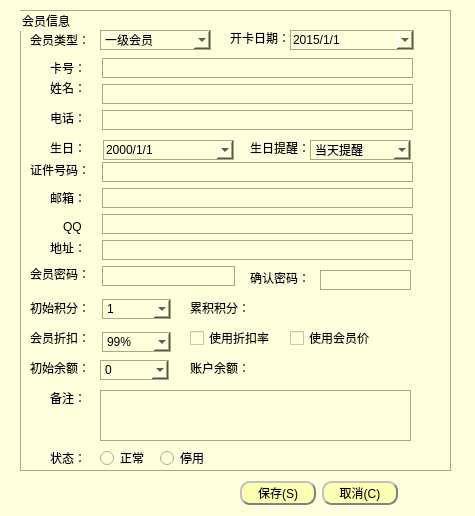
<?xml version="1.0" encoding="UTF-8"?>
<ui version="4.0">
 <class>addmember</class>
 <widget class="QDialog" name="addmember">
  <property name="geometry">
   <rect>
    <x>0</x>
    <y>0</y>
    <width>475</width>
    <height>516</height>
   </rect>
  </property>
  <property name="windowTitle">
   <string>Dialog</string>
  </property>
  <property name="styleSheet">
   <string notr="true">QWidget{
	background-color: rgb(255, 255, 222);	
}

QComboBox{
	border: 1px solid #aaaa7f;
}
QLineEdit{
	border: 1px solid #aaaa7f;
}
QSpinBox{
	border: 1px solid #aaaa7f;
}
QTextEdit{
	border: 1px solid #aaaa7f;
}
QDatetEdit{
	border: 1px solid #aaaa7f;
}
QGroupBox{
	border: 1px solid #aaaa7f;
}
QDateTimeEdit{
	border: 1px solid #aaaa7f;
}


QLabel#label_23,#label_25,#label_26,#label_53,#label_54,#label_55,#label_56{
	color: rgb(255, 0, 0);
}



QPushButton{background-color:rgb(255, 255 , 178);

	color: black;  
	border-radius: 10px; 
	border: 2px groove gray; 
	min-height:20;
 	border-style: outset;
}

QPushButton:hover{background-color: rgb(255, 219, 92);
color: black ;
}

QPushButton:pressed{background-color:rgb(255, 175, 68);

border-style: inset; }</string>
  </property>
  <widget class="QGroupBox" name="groupBox">
   <property name="geometry">
    <rect>
     <x>20</x>
     <y>10</y>
     <width>431</width>
     <height>461</height>
    </rect>
   </property>
   <property name="title">
    <string>会员信息</string>
   </property>
   <widget class="QComboBox" name="comboBox_memberType">
    <property name="geometry">
     <rect>
      <x>80</x>
      <y>20</y>
      <width>111</width>
      <height>20</height>
     </rect>
    </property>
    <item>
     <property name="text">
      <string>一级会员</string>
     </property>
    </item>
    <item>
     <property name="text">
      <string>二级会员</string>
     </property>
    </item>
    <item>
     <property name="text">
      <string>三级会员</string>
     </property>
    </item>
   </widget>
   <widget class="QLineEdit" name="lineEdit_confirmPwd">
    <property name="geometry">
     <rect>
      <x>300</x>
      <y>260</y>
      <width>91</width>
      <height>20</height>
     </rect>
    </property>
   </widget>
   <widget class="QLabel" name="label_22">
    <property name="geometry">
     <rect>
      <x>76</x>
      <y>572</y>
      <width>36</width>
      <height>16</height>
     </rect>
    </property>
    <property name="text">
     <string>备注：</string>
    </property>
   </widget>
   <widget class="QCheckBox" name="checkBox_useMeberPrice">
    <property name="geometry">
     <rect>
      <x>270</x>
      <y>320</y>
      <width>83</width>
      <height>16</height>
     </rect>
    </property>
    <property name="text">
     <string>使用会员价</string>
    </property>
   </widget>
   <widget class="QTextEdit" name="textEdit">
    <property name="geometry">
     <rect>
      <x>80</x>
      <y>380</y>
      <width>311</width>
      <height>51</height>
     </rect>
    </property>
   </widget>
   <widget class="QCheckBox" name="checkBox_useDiscount">
    <property name="geometry">
     <rect>
      <x>170</x>
      <y>320</y>
      <width>83</width>
      <height>16</height>
     </rect>
    </property>
    <property name="text">
     <string>使用折扣率</string>
    </property>
   </widget>
   <widget class="QComboBox" name="comboBox_birthWarning">
    <property name="geometry">
     <rect>
      <x>290</x>
      <y>130</y>
      <width>101</width>
      <height>20</height>
     </rect>
    </property>
    <item>
     <property name="text">
      <string>当天提醒</string>
     </property>
    </item>
    <item>
     <property name="text">
      <string>提前一天</string>
     </property>
    </item>
    <item>
     <property name="text">
      <string>提前两天</string>
     </property>
    </item>
    <item>
     <property name="text">
      <string>提前三天</string>
     </property>
    </item>
    <item>
     <property name="text">
      <string>提前一周</string>
     </property>
    </item>
   </widget>
   <widget class="QLineEdit" name="lineEdit_memberPhone">
    <property name="geometry">
     <rect>
      <x>82</x>
      <y>100</y>
      <width>311</width>
      <height>20</height>
     </rect>
    </property>
   </widget>
   <widget class="QLineEdit" name="lineEdit_userCredit">
    <property name="geometry">
     <rect>
      <x>82</x>
      <y>152</y>
      <width>311</width>
      <height>20</height>
     </rect>
    </property>
   </widget>
   <widget class="QLineEdit" name="lineEdit_email">
    <property name="geometry">
     <rect>
      <x>82</x>
      <y>178</y>
      <width>311</width>
      <height>20</height>
     </rect>
    </property>
   </widget>
   <widget class="QLineEdit" name="lineEdit_qq">
    <property name="geometry">
     <rect>
      <x>82</x>
      <y>204</y>
      <width>311</width>
      <height>20</height>
     </rect>
    </property>
   </widget>
   <widget class="QLineEdit" name="lineEdit_address">
    <property name="geometry">
     <rect>
      <x>82</x>
      <y>230</y>
      <width>311</width>
      <height>20</height>
     </rect>
    </property>
   </widget>
   <widget class="QLabel" name="label_14">
    <property name="geometry">
     <rect>
      <x>10</x>
      <y>350</y>
      <width>60</width>
      <height>16</height>
     </rect>
    </property>
    <property name="text">
     <string>初始余额：</string>
    </property>
   </widget>
   <widget class="QComboBox" name="comboBox_initialBalance">
    <property name="geometry">
     <rect>
      <x>80</x>
      <y>350</y>
      <width>69</width>
      <height>20</height>
     </rect>
    </property>
    <item>
     <property name="text">
      <string>0</string>
     </property>
    </item>
   </widget>
   <widget class="QLabel" name="label_15">
    <property name="geometry">
     <rect>
      <x>170</x>
      <y>290</y>
      <width>60</width>
      <height>16</height>
     </rect>
    </property>
    <property name="text">
     <string>累积积分：</string>
    </property>
   </widget>
   <widget class="QLabel" name="label_16">
    <property name="geometry">
     <rect>
      <x>170</x>
      <y>350</y>
      <width>60</width>
      <height>16</height>
     </rect>
    </property>
    <property name="text">
     <string>账户余额：</string>
    </property>
   </widget>
   <widget class="QRadioButton" name="radioButton">
    <property name="geometry">
     <rect>
      <x>175</x>
      <y>590</y>
      <width>47</width>
      <height>16</height>
     </rect>
    </property>
    <property name="text">
     <string>正常</string>
    </property>
   </widget>
   <widget class="QRadioButton" name="radioButton_2">
    <property name="geometry">
     <rect>
      <x>244</x>
      <y>590</y>
      <width>47</width>
      <height>16</height>
     </rect>
    </property>
    <property name="text">
     <string>停用</string>
    </property>
   </widget>
   <widget class="QLabel" name="label_19">
    <property name="geometry">
     <rect>
      <x>76</x>
      <y>590</y>
      <width>36</width>
      <height>16</height>
     </rect>
    </property>
    <property name="text">
     <string>状态：</string>
    </property>
   </widget>
   <widget class="QLabel" name="label_20">
    <property name="geometry">
     <rect>
      <x>30</x>
      <y>440</y>
      <width>60</width>
      <height>16</height>
     </rect>
    </property>
    <property name="text">
     <string>状态：</string>
    </property>
   </widget>
   <widget class="QRadioButton" name="radioButton_state">
    <property name="geometry">
     <rect>
      <x>80</x>
      <y>440</y>
      <width>89</width>
      <height>16</height>
     </rect>
    </property>
    <property name="text">
     <string>正常</string>
    </property>
   </widget>
   <widget class="QRadioButton" name="radioButton_4">
    <property name="geometry">
     <rect>
      <x>140</x>
      <y>440</y>
      <width>89</width>
      <height>16</height>
     </rect>
    </property>
    <property name="text">
     <string>停用</string>
    </property>
   </widget>
   <widget class="QLabel" name="label_21">
    <property name="geometry">
     <rect>
      <x>30</x>
      <y>380</y>
      <width>31</width>
      <height>16</height>
     </rect>
    </property>
    <property name="text">
     <string>备注：</string>
    </property>
   </widget>
   <widget class="QDateTimeEdit" name="dateTimeEditBirthday">
    <property name="geometry">
     <rect>
      <x>83</x>
      <y>130</y>
      <width>131</width>
      <height>20</height>
     </rect>
    </property>
    <property name="displayFormat">
     <string>yyyy/M/d </string>
    </property>
    <property name="calendarPopup">
     <bool>true</bool>
    </property>
   </widget>
   <widget class="QLabel" name="label_2">
    <property name="geometry">
     <rect>
      <x>10</x>
      <y>22</y>
      <width>60</width>
      <height>16</height>
     </rect>
    </property>
    <property name="text">
     <string>会员类型：</string>
    </property>
   </widget>
   <widget class="QDateTimeEdit" name="dateTimeEdit_begin">
    <property name="geometry">
     <rect>
      <x>270</x>
      <y>20</y>
      <width>124</width>
      <height>20</height>
     </rect>
    </property>
    <property name="date">
     <date>
      <year>2015</year>
      <month>1</month>
      <day>1</day>
     </date>
    </property>
    <property name="displayFormat">
     <string>yyyy/M/d </string>
    </property>
    <property name="calendarPopup">
     <bool>true</bool>
    </property>
   </widget>
   <widget class="QLabel" name="label">
    <property name="geometry">
     <rect>
      <x>210</x>
      <y>20</y>
      <width>60</width>
      <height>16</height>
     </rect>
    </property>
    <property name="text">
     <string>开卡日期：</string>
    </property>
   </widget>
   <widget class="QLabel" name="label_3">
    <property name="geometry">
     <rect>
      <x>30</x>
      <y>50</y>
      <width>36</width>
      <height>16</height>
     </rect>
    </property>
    <property name="text">
     <string>卡号：</string>
    </property>
   </widget>
   <widget class="QLineEdit" name="lineEdit_memberId">
    <property name="geometry">
     <rect>
      <x>82</x>
      <y>48</y>
      <width>311</width>
      <height>20</height>
     </rect>
    </property>
   </widget>
   <widget class="QLabel" name="label_4">
    <property name="geometry">
     <rect>
      <x>30</x>
      <y>70</y>
      <width>36</width>
      <height>16</height>
     </rect>
    </property>
    <property name="text">
     <string>姓名：</string>
    </property>
   </widget>
   <widget class="QLineEdit" name="lineEdit_memberName">
    <property name="geometry">
     <rect>
      <x>82</x>
      <y>74</y>
      <width>311</width>
      <height>20</height>
     </rect>
    </property>
   </widget>
   <widget class="QLabel" name="label_5">
    <property name="geometry">
     <rect>
      <x>30</x>
      <y>100</y>
      <width>36</width>
      <height>16</height>
     </rect>
    </property>
    <property name="text">
     <string>电话：</string>
    </property>
   </widget>
   <widget class="QLabel" name="label_6">
    <property name="geometry">
     <rect>
      <x>30</x>
      <y>130</y>
      <width>36</width>
      <height>16</height>
     </rect>
    </property>
    <property name="text">
     <string>生日：</string>
    </property>
   </widget>
   <widget class="QLabel" name="label_17">
    <property name="geometry">
     <rect>
      <x>230</x>
      <y>130</y>
      <width>60</width>
      <height>16</height>
     </rect>
    </property>
    <property name="text">
     <string>生日提醒：</string>
    </property>
   </widget>
   <widget class="QLabel" name="label_7">
    <property name="geometry">
     <rect>
      <x>10</x>
      <y>152</y>
      <width>60</width>
      <height>16</height>
     </rect>
    </property>
    <property name="text">
     <string>证件号码：</string>
    </property>
   </widget>
   <widget class="QLabel" name="label_8">
    <property name="geometry">
     <rect>
      <x>30</x>
      <y>180</y>
      <width>36</width>
      <height>16</height>
     </rect>
    </property>
    <property name="text">
     <string>邮箱：</string>
    </property>
   </widget>
   <widget class="QLabel" name="label_9">
    <property name="geometry">
     <rect>
      <x>43</x>
      <y>206</y>
      <width>21</width>
      <height>20</height>
     </rect>
    </property>
    <property name="text">
     <string>QQ：</string>
    </property>
   </widget>
   <widget class="QLabel" name="label_10">
    <property name="geometry">
     <rect>
      <x>30</x>
      <y>230</y>
      <width>36</width>
      <height>16</height>
     </rect>
    </property>
    <property name="text">
     <string>地址：</string>
    </property>
   </widget>
   <widget class="QLabel" name="label_11">
    <property name="geometry">
     <rect>
      <x>10</x>
      <y>256</y>
      <width>60</width>
      <height>16</height>
     </rect>
    </property>
    <property name="text">
     <string>会员密码：</string>
    </property>
   </widget>
   <widget class="QLineEdit" name="lineEdit_pwd">
    <property name="geometry">
     <rect>
      <x>82</x>
      <y>256</y>
      <width>133</width>
      <height>20</height>
     </rect>
    </property>
   </widget>
   <widget class="QLabel" name="label_18">
    <property name="geometry">
     <rect>
      <x>230</x>
      <y>260</y>
      <width>60</width>
      <height>16</height>
     </rect>
    </property>
    <property name="text">
     <string>确认密码：</string>
    </property>
   </widget>
   <widget class="QLabel" name="label_12">
    <property name="geometry">
     <rect>
      <x>10</x>
      <y>290</y>
      <width>60</width>
      <height>16</height>
     </rect>
    </property>
    <property name="text">
     <string>初始积分：</string>
    </property>
   </widget>
   <widget class="QComboBox" name="comboBox_initialIntegral">
    <property name="geometry">
     <rect>
      <x>82</x>
      <y>289</y>
      <width>69</width>
      <height>20</height>
     </rect>
    </property>
    <item>
     <property name="text">
      <string>1</string>
     </property>
    </item>
    <item>
     <property name="text">
      <string>2</string>
     </property>
    </item>
    <item>
     <property name="text">
      <string>3</string>
     </property>
    </item>
   </widget>
   <widget class="QLabel" name="label_13">
    <property name="geometry">
     <rect>
      <x>10</x>
      <y>320</y>
      <width>60</width>
      <height>16</height>
     </rect>
    </property>
    <property name="text">
     <string>会员折扣：</string>
    </property>
   </widget>
   <widget class="QComboBox" name="comboBox_memberDiscount">
    <property name="geometry">
     <rect>
      <x>82</x>
      <y>322</y>
      <width>69</width>
      <height>20</height>
     </rect>
    </property>
    <item>
     <property name="text">
      <string>99%</string>
     </property>
    </item>
    <item>
     <property name="text">
      <string>98%</string>
     </property>
    </item>
    <item>
     <property name="text">
      <string>97%</string>
     </property>
    </item>
    <item>
     <property name="text">
      <string>96%</string>
     </property>
    </item>
    <item>
     <property name="text">
      <string>95%</string>
     </property>
    </item>
    <item>
     <property name="text">
      <string>94%</string>
     </property>
    </item>
    <item>
     <property name="text">
      <string>93%</string>
     </property>
    </item>
    <item>
     <property name="text">
      <string>92%</string>
     </property>
    </item>
    <item>
     <property name="text">
      <string>91%</string>
     </property>
    </item>
    <item>
     <property name="text">
      <string>90%</string>
     </property>
    </item>
    <item>
     <property name="text">
      <string>89%</string>
     </property>
    </item>
    <item>
     <property name="text">
      <string>88%</string>
     </property>
    </item>
    <item>
     <property name="text">
      <string>87%</string>
     </property>
    </item>
    <item>
     <property name="text">
      <string>86%</string>
     </property>
    </item>
    <item>
     <property name="text">
      <string>85%</string>
     </property>
    </item>
   </widget>
   <widget class="QLabel" name="label_integral">
    <property name="geometry">
     <rect>
      <x>230</x>
      <y>292</y>
      <width>54</width>
      <height>12</height>
     </rect>
    </property>
    <property name="text">
     <string/>
    </property>
   </widget>
   <widget class="QLabel" name="label_balance">
    <property name="geometry">
     <rect>
      <x>230</x>
      <y>352</y>
      <width>54</width>
      <height>12</height>
     </rect>
    </property>
    <property name="text">
     <string/>
    </property>
   </widget>
  </widget>
  <widget class="QWidget" name="layoutWidget_2">
   <property name="geometry">
    <rect>
     <x>240</x>
     <y>480</y>
     <width>158</width>
     <height>26</height>
    </rect>
   </property>
   <layout class="QHBoxLayout" name="horizontalLayout_2">
    <item>
     <widget class="QPushButton" name="saveMemberInfo">
      <property name="text">
       <string>保存(S)</string>
      </property>
     </widget>
    </item>
    <item>
     <widget class="QPushButton" name="pushButton_cancel">
      <property name="text">
       <string>取消(C)</string>
      </property>
     </widget>
    </item>
   </layout>
  </widget>
 </widget>
 <resources/>
 <connections/>
</ui>
